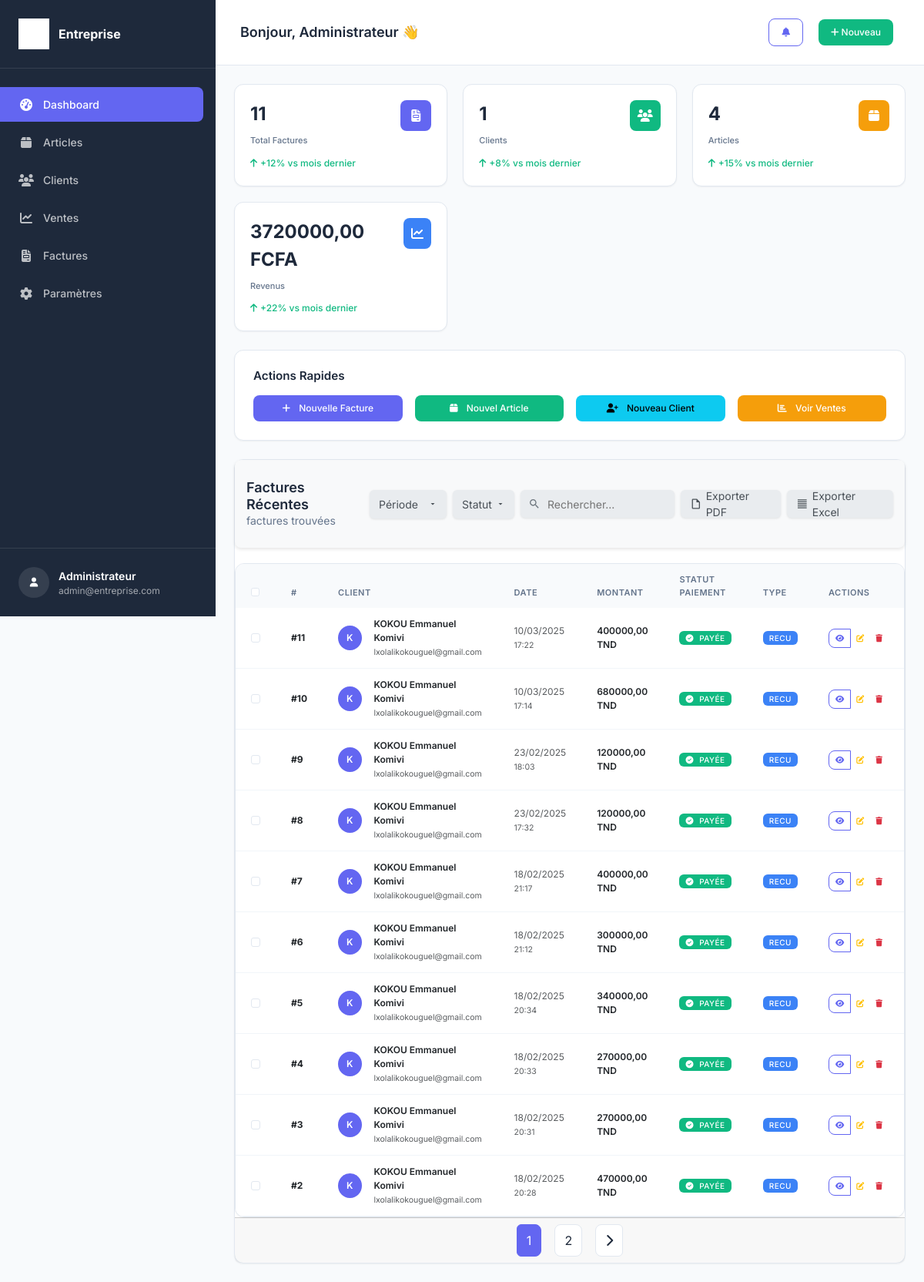
Before: / (signed in) with the older database file.
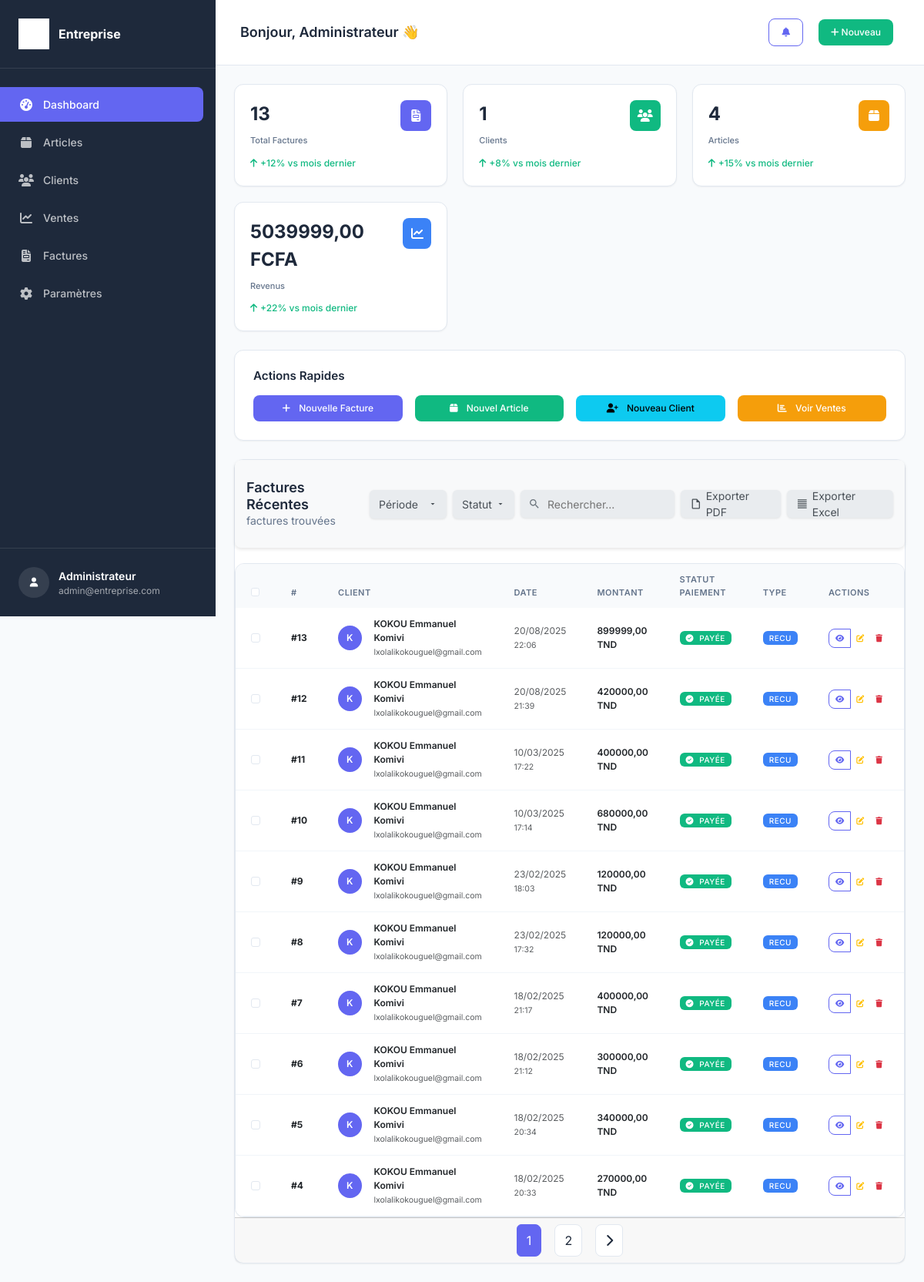
After: the same page with the newer database file.
### fact_app/models.py (models this page shows, shortened)
class Invoice(models.Model):
    INVOICE_TYPE = (
        ('R', 'RECU'),
        ('F', 'FACTURE')
    )
    customer = models.ForeignKey(Customer, null=True, blank=True, on_delete=models.PROTECT)
    save_by = models.ForeignKey(User, on_delete=models.PROTECT)
    invoice_date_time = models.DateTimeField(auto_now_add=True)
    last_updated_date = models.DateTimeField(null=True)
    paid = models.BooleanField(default=True)
    invoice_type = models.CharField(max_length=1, choices=INVOICE_TYPE)
    comments = models.TextField(null=True, max_length=1000, blank=True)
    class Meta:
        verbose_name = "Invoice"
        verbose_name_plural = "Invoices"
    @property
    def total(self):
        total_amount = 0
        for item in self.invoice_items.all():
            total_amount += item.total_price
        return total_amount

class Customer(models.Model):
    SEX_TYPES = (
        ('M', 'Male'),
        ('F', 'Female'),
    )
    name = models.CharField(max_length=132)
    email = models.EmailField()
    phone = models.CharField(max_length=132)
    address = models.CharField(max_length=132)
    sex = models.CharField(max_length=1, choices=SEX_TYPES)
    age = models.CharField(max_length=12)
    city = models.CharField(max_length=32)
    zip_code = models.CharField(max_length=32)
    created_date = models.DateTimeField(auto_now_add=True)
    save_by = models.ForeignKey(User, on_delete=models.PROTECT)
    class Meta:
        verbose_name = "Customer"
        verbose_name_plural = "Customers"

class InvoiceItem(models.Model):
    invoice = models.ForeignKey(Invoice, null=True, blank=True, on_delete=models.SET_NULL, related_name="invoice_items")
    article = models.ForeignKey(Article, null=True, blank=True, on_delete=models.SET_NULL)
    unit_price = models.DecimalField(max_digits=10, decimal_places=2)
    quantity = models.PositiveIntegerField()
    @property
    def total_price(self):
        return self.quantity * self.unit_price

### fact_app/views.py (the view, shortened to what this page needs)
# urls.py: path('', views.HomeView.as_view(), name='home'),
class HomeView(LoginRequiredSuperuserMixin, View):
    templates_name = 'index.html'
    invoices = Invoice.objects.select_related('customer', 'save_by').all().order_by('-invoice_date_time')
    def get(self, request, *args, **kwargs):
        total_invoices = Invoice.objects.count()
        total_customers = Customer.objects.count()
        total_articles = Article.objects.count()
        total_revenue = InvoiceItem.objects.filter(
            invoice__paid=True
        ).aggregate(
            total=models.Sum(models.F('quantity') * models.F('unit_price'))
        )['total'] or 0
        items = pagination(request, self.invoices)
        context = {
            'invoices': items,
            'total_invoices': total_invoices,
            'total_customers': total_customers,
            'total_articles': total_articles,
            'total_revenue': total_revenue,
        }
        return render(request, self.templates_name, context)

### fact_app/utils.py (called while the page is built)
def pagination(request, items):
        default_page = 1
        page = request.GET.get('page', default_page)
        items_per_page = 10  # Augmenté à 10 éléments par page
        paginator = Paginator(items, items_per_page)
        try:
            items_page = paginator.page(page)
        except PageNotAnInteger:
            items_page = paginator.page(default_page)
        except EmptyPage:
            items_page = paginator.page(paginator.num_pages)
        return items_page

### templates/index.html (shortened to what the changed rows need)
{% extends "base.html" %}
{% load static %}
{% block content %}
<div class="stats-grid">
    <div class="stat-card fade-in">
        <div class="stat-header">
            <div>
                <div class="stat-value">{{ total_invoices|default:"0" }}</div>
                <div class="stat-label">Total Factures</div>
            </div>
        </div>
    </div>
    <div class="stat-card fade-in">
        <div class="stat-header">
            <div>
                <div class="stat-value">{{ total_revenue|default:"0"|floatformat:2 }} FCFA</div>
                <div class="stat-label">Revenus</div>
            </div>
        </div>
    </div>
</div>
<div class="card fade-in">
    <div class="table-container">
        <div class="table-responsive">
            <table class="table table-hover">
                <thead>
                    <tr>
                        <th width="50">
                            <input type="checkbox" class="form-check-input" id="selectAll">
                        </th>
                        <th>#</th>
                        <th>Client</th>
                        <th>Date</th>
                        <th>Montant</th>
                        <th>Statut Paiement</th>
                        <th>Type</th>
                        <th>Actions</th>
                    </tr>
                </thead>
                <tbody id="myTable">
                    {% if invoices %}
                        {% for facture in invoices %}
                        <tr>
                            <td>
                                <input type="checkbox" class="form-check-input row-checkbox">
                            </td>
                            <td>
                                <strong>#{{ facture.pk }}</strong>
                            </td>
                            <td>
                                <div class="d-flex align-items-center">
                                    <div class="avatar-sm me-3">
                                        <div class="avatar-initial rounded-circle bg-primary">
                                            {{ facture.customer.name|first|upper }}
                                        </div>
                                    </div>
                                    <div>
                                        <div class="fw-semibold">{{ facture.customer.name }}</div>
                                        <small class="text-muted">{{ facture.customer.email|default:"-" }}</small>
                                    </div>
                                </div>
                            </td>
                            <td>
                                <div class="text-muted">{{ facture.invoice_date_time|date:"d/m/Y" }}</div>
                                <small class="text-muted">{{ facture.invoice_date_time|date:"H:i" }}</small>
                            </td>
                            <td>
                                <div class="fw-semibold">{{ facture.total|floatformat:2 }} TND</div>
                            </td>
                            <td>
                                {% if facture.paid %}
                                    <span class="badge badge-success">
                                        <i class="fas fa-check-circle me-1"></i>
                                        Payée
                                    </span>
                                {% else %}
                                    <span class="badge badge-warning">
                                        <i class="fas fa-clock me-1"></i>
                                        En attente
                                    </span>
                                {% endif %}
                            </td>
                            <td>
                                <span class="badge badge-info">{{ facture.get_invoice_type_display }}</span>
                            </td>
                            <td>
                                <div class="btn-group" role="group">
                                    <a href="{% url 'view-invoice' pk=facture.pk %}"
                                       class="btn btn-sm btn-outline-primary"
                                       title="Voir">
                                        <i class="fas fa-eye"></i>
                                    </a>
                                    <button type="button"
                                            class="btn btn-sm btn-outline-warning"
                                            title="Modifier"
                                            data-bs-toggle="modal"
                                            data-bs-target="#modifier"
                                            data-id="{{ facture.pk }}"
                                            data-customer="{{ facture.customer.name }}">
                                        <i class="fas fa-edit"></i>
                                    </button>
                                    <button type="button"
                                            class="btn btn-sm btn-outline-danger"
                                            title="Supprimer"
                                            data-bs-toggle="modal"
                                            data-bs-target="#supprimer"
                                            data-id="{{ facture.pk }}"
                                            data-customer="{{ facture.customer.name }}">
                                        <i class="fas fa-trash"></i>
                                    </button>
                                </div>
                            </td>
                        </tr>
                        {% endfor %}
                    {% endif %}
                </tbody>
            </table>
        </div>
    </div>
    {% if invoices.has_other_pages %}
    <div class="card-footer">
        <nav aria-label="Pagination">
            <ul class="pagination justify-content-center mb-0">
                {% for page_number in invoices.paginator.page_range %}
                    {% if invoices.number == page_number %}
                        <li class="page-item active mx-2">
                            <span class="page-link">{{ page_number }}</span>
                        </li>
                    {% else %}
                        <li class="page-item mx-2">
                            <a class="page-link" href="?page={{ page_number }}">{{ page_number }}</a>
                        </li>
                    {% endif %}
                {% endfor %}
            </ul>
        </nav>
    </div>
    {% endif %}
</div>
{% endblock %}

Changed rows visible on the page:
no longer on this page (row unchanged): Invoice: pk "3", customer.name|first "K", customer.name "KOKOU Emmanuel Komivi", customer.email "lxolalikokouguel@gmail.com", invoice_date_time "18/02/2025", invoice_date_time "20:31", total "270000,00", paid True (drawn), invoice_type "RECU"
no longer on this page (row unchanged): Invoice: pk "2", customer.name|first "K", customer.name "KOKOU Emmanuel Komivi", customer.email "lxolalikokouguel@gmail.com", invoice_date_time "18/02/2025", invoice_date_time "20:28", total "470000,00", paid True (drawn), invoice_type "RECU"
added Invoice: pk "13", customer.name|first "K", customer.name "KOKOU Emmanuel Komivi", customer.email "lxolalikokouguel@gmail.com", invoice_date_time "20/08/2025", invoice_date_time "22:06", total "899999,00", paid True (drawn), invoice_type "RECU"
added Invoice: pk "12", customer.name|first "K", customer.name "KOKOU Emmanuel Komivi", customer.email "lxolalikokouguel@gmail.com", invoice_date_time "20/08/2025", invoice_date_time "21:39", total "420000,00", paid True (drawn), invoice_type "RECU"
Other visible differences:
{{ total_invoices|default:"0" }}: "11" → "13"
{{ total_revenue|default:"0"|floatformat:2 }}: "3720000,00" → "5039999,00"
